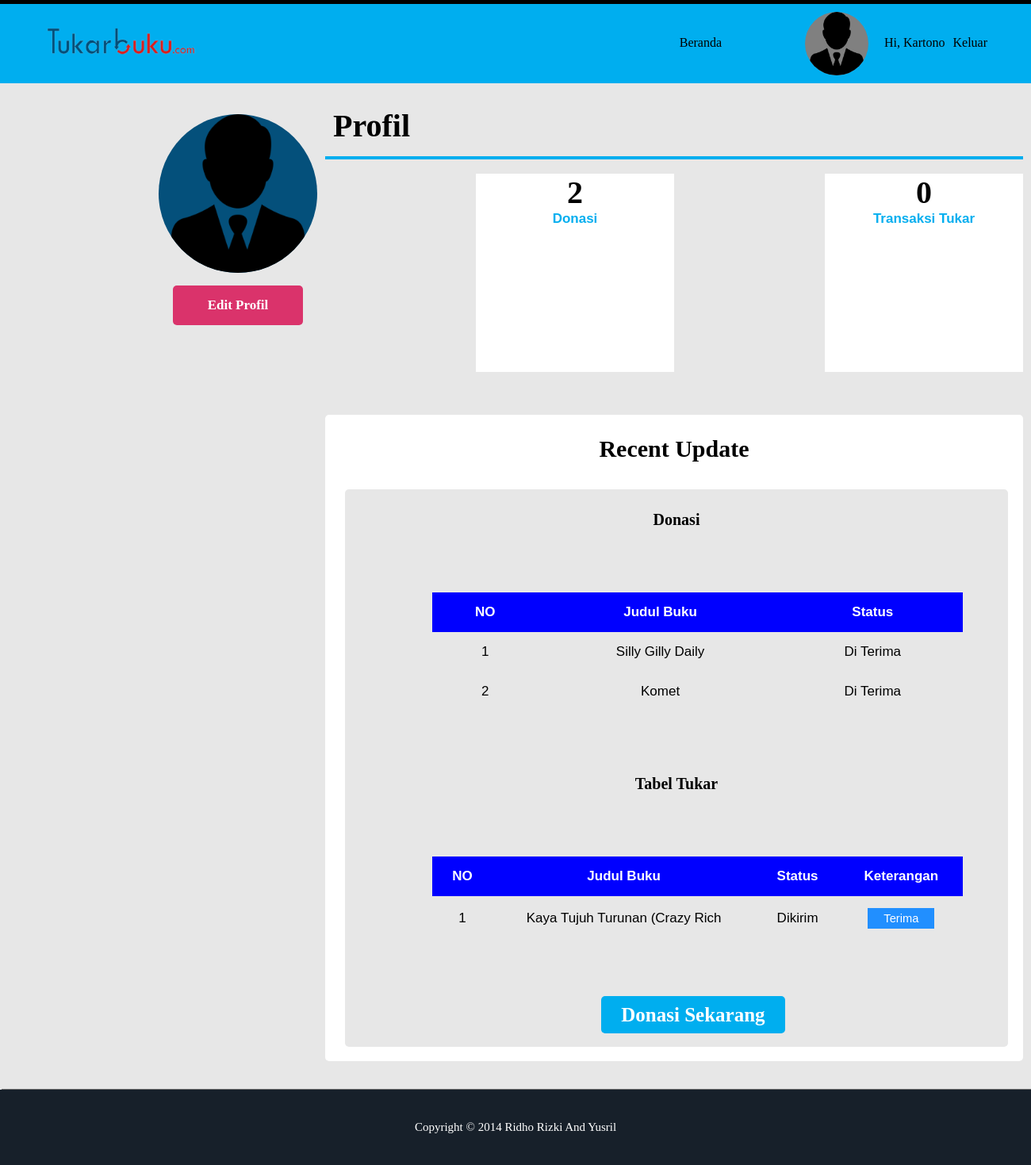
Screenshot of /VIEW/pengguna/profil.php (signed in) with the database file from the repository.
### tables this page shows
CREATE TABLE `data_donasi` (
  `id_buku` int(11) NOT NULL,
  `id_pengguna` varchar(11) NOT NULL,
  `judul_buku` varchar(30) NOT NULL,
  `pengarang` varchar(20) NOT NULL,
  `tahun_terbit` int(4) NOT NULL,
  `deskripsi` varchar(520) NOT NULL,
  `status` int(1) NOT NULL
);

CREATE TABLE `tukar_buku` (
  `id_tukar` int(11) NOT NULL,
  `id_pengguna` int(11) NOT NULL,
  `judul_buku` varchar(30) NOT NULL,
  `id_buku` int(11) NOT NULL,
  `status` int(1) NOT NULL
);

### VIEW/pengguna/profil.php (the view, shortened to what this page needs)
<?php
if (isset($_SESSION['username'])){
  ?>
  <!DOCTYPE html>
  <html>
  <head>
   <link rel="stylesheet" type="text/css" href="../css/profil.css">
   <?php
   include '../../controler/koneksi.php';
   ?>
 </head>
 <body>
  <div class="header">
    <div class="main">
      <div class="logo">
        <img src="../img/a.png">
      </div>
      <ul class="username">
        <li> <?php
        if (isset($_SESSION['username'])){
          echo '<a href"#">Hi, '.$_SESSION['username'].'</a>';
          echo '<li style="float: right;"><a onclick="konfirmasi();" href="#">Keluar</a></li>';
        }
        else{echo '<a href="../login.php">Masuk/Daftar</a>';}
        ?>
      </li>
    </ul>
    <ul class="profilpic">
      <a href="profil.php">
        <img src="../img/x.png">
      </a>
    </ul>
    <ul class="listUL">
      <li><a href="home-user.php">Beranda</a></li>
    </ul>
  </div>
</div>
<div class="atur">
  <div >
    <section>
      <article class="article">
        <div class="parent">
          <div class="narrow">
            <img class="imgcontainer" src="../img/x.png" width=200px; height=200px;>
            <div class="tombol-edit">
              <a href="edit-profil.php"><b>Edit Profil</b></a>
            </div>
          </div>
          <div class="wide">
            <div class="judul_data"><b>Profil</b></div>
            <br>
            <div class="parent">
              <?php
              $username = $_SESSION['username'];
              $query = mysqli_query($koneksi,"SELECT * FROM pengguna where username='$username'");
              $data = mysqli_fetch_array($query);
              $user_id = $data['id_pengguna'];
              $query1 = mysqli_query($koneksi,"SELECT * FROM data_donasi where id_pengguna=$user_id");
              $data1 = mysqli_num_rows($query1);
              $query2 = mysqli_query($koneksi,"SELECT * FROM tukar_buku where id_pengguna=$user_id and status=1");
              $data2 = mysqli_num_rows($query2);
              $query3 = mysqli_query($koneksi,"SELECT * FROM tukar_buku where id_pengguna=$user_id");
              ?>
              <div class="">
                <div class="kotak-data">
                  <div style="">
                   <b style="font-size: 30pt;"><?php echo "$data1"; ?></b>
                 </div>
                 <div class="tes">
                   <b>Donasi</b>
                 </div>
               </div>
             </div>
             <div>
              <div class="kotak-data">
                <div style="">
                 <b style="font-size: 30pt;"><?php echo "$data2"; ?></b>
               </div>
               <div class="tes">
                 <b>Transaksi Tukar</b>
               </div>
             </div>
           </div>
         </div>
         <br><br><br>
         <div class="parent">
          <div class="kotak-besar">
            <b>Recent Update</b>
            <br><br>
            <div class="recent">
              <b class="ket">Donasi</b>
              <table class="tabel1">
                <tr>
                  <th>NO</th>
                  <th>Judul Buku</th>
                  <th>Status</th>
                </tr>
                <?php if(mysqli_num_rows($query1)>0){
                  $no = 1;
                  while($data = mysqli_fetch_array($query1)){
                    ?>
                    <tr>
                      <td><?php echo $no?></td>
                      <td>
                        <p><?php echo $data["judul_buku"];?></p>
                      </td>
                      <td>
                        <?php
                        if ($data["status"]==0) {
                          echo "Di Tolak";
                        }elseif ($data["status"]==1) {
                          echo "Di Terima";
                        }else{
                          echo "Menunggu";
                        }
                        ?>
                      </td>
                    </tr>
                    <?php $no++; } ?>
                  <?php } ?>
                </table>
                <b class="ket">Tabel Tukar</b>
                <table class="tabel1">
                  <tr>
                    <th>NO</th>
                    <th>Judul Buku</th>
                    <th>Status</th>
                    <th>Keterangan</th>
                  </tr>
                  <?php if(mysqli_num_rows($query3)>0){
                    $no = 1;
                    while($data = mysqli_fetch_array($query3)){
                      ?>
                      <tr>
                        <td><?php echo $no?></td>
                        <td>
                          <p><?php echo $data["judul_buku"];?></p>
                        </td>
                        <td>
                          <?php
                          if ($data["status"]==0) {
                            echo "Di Terima";
                          }else{
                            echo "Dikirim";
                          }
                          ?>
                        </td>
                        <td>
                          <?php
                          if ($data["status"]==0) {
                            echo '<p>Tidak Sesuai</p>';
                          }elseif ($data["status"]==1) {
                            echo '<p>Sesuai</p>';
                          }
                          else{
                            echo '<form class="form1" method="POST" action="../../controler/proses-terima-tukar-user.php">
                            <input type="hidden" name="id_pengguna" value="'.$data['id_pengguna'].'">
                            <input type="hidden" name="id_buku" value="'.$data['id_buku'].'">
                            <input type="submit" name="terima" class="blue" value="Terima">
                            </form>';}?>
                            </td>
                            </tr>
                            <?php $no++; } ?>
                            <?php } ?>
                            </table>
                            <div class="kotak-donasi">
                            <a href="donasi.php"><b>Donasi Sekarang</b></a>
                            </div>
                            </div>
                            </div>
                            </div>
                            </div>
                            </div>
                            <br><br>
                            </article>
                            </section>
                            </div>
                            </div>
                            <div class="footer" align="center">
                            <p id="lol" font  ></p>
                            </div>
                            </body>
                            </html>
                            <?php
                          }
                          else{header("location: ../login.php");}
                          ?>

### VIEW/css/profil.css (style rules this page uses)
body { background-color: #e7e7e7; background-size: 100%; }
* { margin: 0; padding: 0; }
.header { background-color: #00aeef; height: 100px; border-top: 5px solid black; position: all; width: 100%; }
.main { max-width: 1200px; margin: auto; }
.logo img { float: left; padding-top: 25px; width: 200px; height: auto; }
.username { margin-top: 40px; float: right; }
.listUL { list-style-type: none; float: right; margin-top: 40px; }
ul li { display: inline-block; }
ul li a { text-decoration: none; color: black; padding: 5px 5px; border-radius: 4px; font-size: 16px; }
.judul_data { color: black; border-bottom: 4px solid #00aeef; text-align: left; padding: 15px 10px; font-size: 40px; }
.imgcontainer { text-align: center; margin: 24px 0 12px 0; background-color: #04507b; border-radius: 50%; }
.parent { display: flex; }
.narrow { width: 200px; }
.wide { flex: 1; background: none; margin-left: 10px; margin-right: 15px; }
.tombol-edit a { width: 50%; border: none; float: left; text-align: center; background: #da336b; padding: 15px 32px; cursor: pointer; border-radius: 5px; margin-left: 18px; color: white; font-size: 17px; text-decoration: none; }
.profilpic img { float: right; background-color: grey; border-radius: 50px; margin: 10px 15px 0px 100px; width: 80px; height: auto; }
.footer { background: #17202A; color: #fff; font-size: 15px; padding: 3%; margin-bottom: -50px; box-shadow: 2px -0.5px black; }
.article { margin-top: 15px; width: 100%; background-color: none; height: 100%; text-decoration: none; }
.atur { margin-left: 200px; margin-right: 200px; background: none; width: 75%; height: 100%; }
.kotak-data { float: center; margin-left: 190px; text-align: center; background: white; cursor: pointer; color: black; font-size: 17px; width: 250px; height: 250px; }
.kotak-besar { border: #00aeef; padding-top: 3%; padding-bottom: 2%; text-align: center; background: white; color: black; font-size: 30px; width: 100%; height: 100%; border-radius: 5px; text-align: center; }
.recent { margin-left: 25px; text-align: center; background: #e7e7e7; color: black; font-size: 17px; width: 95%; height: 100%; border-radius: 5px; padding-top: 3%; padding-bottom: 3%; }
.tes { color: #00aeef; font-family: Verdana, Geneva, Tahoma, sans-serif; }
.kotak-donasi a { border: 5px solid #00aeef; color: #00aeef; width: 30%; border: none; text-align: center; background: #00aeef; padding: 10px 25px; cursor: pointer; border-radius: 5px; margin-left: 5%; color: white; font-size: 25px; text-decoration: none; }
.tabel1 { font-family: sans-serif; text-align: center; color: #000000; border-collapse: collapse; width: 80%; border-radius: 15px; margin: 80px; margin-left: 110px; }
.tabel1 tr th { background: blue; color: #fff; padding: 15px 20px; }
.table1, th, td { padding: 15px 20px; text-align: center; }
.blue { text-decoration: none; background: #218fff; color: white; font-size: 11pt; text-align: left; border: none; padding: 5px 20px; }
.ket { font-size: 20px; }

### rows the page displays
data_donasi: judul_buku "Silly Gilly Daily", status "Di Terima"
data_donasi: judul_buku "Komet", status "Di Terima"
tukar_buku: judul_buku "Kaya Tujuh Turunan (Crazy Rich", status "Dikirim"

### other values shown
$_SESSION['username'] "Kartono"
$data1 "2"
$data2 "0"
